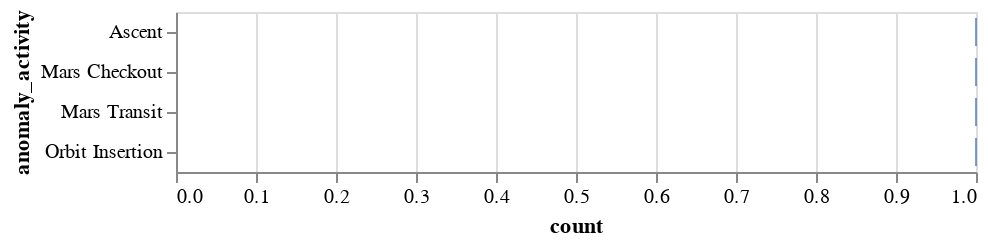

Notebook code cell kept with this figure:
### Code cell
df = mc_results.groupby("replicant", as_index=False)["anomaly_activity"].value_counts()

alt.Chart(df).mark_boxplot().encode(
    x = "count",
    y = "anomaly_activity"

)

### Figure 1 — Vega-Lite specification as saved in the notebook (floating-point values rounded to 4 significant figures)
{"config": {"view": {"continuousWidth": 400, "continuousHeight": 300}}, "data": {"name": "data-519ed3fec6744d76d3e8f795190203fc"}, "mark": "boxplot", "encoding": {"x": {"field": "count", "type": "quantitative"}, "y": {"field": "anomaly_activity", "type": "nominal"}}, "$schema": "https://vega.github.io/schema/vega-lite/v4.17.0.json", "datasets": {"data-519ed3fec6744d76d3e8f795190203fc": [{"replicant": 31, "anomaly_activity": "Orbit Insertion", "count": 1}, {"replicant": 79, "anomaly_activity": "Mars Transit", "count": 1}, {"replicant": 91, "anomaly_activity": "Ascent", "count": 1}, {"replicant": 144, "anomaly_activity": "Mars Checkout", "count": 1}, {"replicant": 183, "anomaly_activity": "Orbit Insertion", "count": 1}, {"replicant": 305, "anomaly_activity": "Mars Checkout", "count": 1}, {"replicant": 350, "anomaly_activity": "Ascent", "count": 1}, {"replicant": 409, "anomaly_activity": "Ascent", "count": 1}, {"replicant": 411, "anomaly_activity": "Ascent", "count": 1}, {"replicant": 464, "anomaly_activity": "Mars Transit", "count": 1}, {"replicant": 473, "anomaly_activity": "Orbit Insertion", "count": 1}, {"replicant": 550, "anomaly_activity": "Orbit Insertion", "count": 1}, {"replicant": 552, "anomaly_activity": "Ascent", "count": 1}, {"replicant": 566, "anomaly_activity": "Mars Checkout", "count": 1}, {"replicant": 648, "anomaly_activity": "Ascent", "count": 1}, {"replicant": 649, "anomaly_activity": "Ascent", "count": 1}, {"replicant": 655, "anomaly_activity": "Ascent", "count": 1}, {"replicant": 661, "anomaly_activity": "Ascent", "count": 1}, {"replicant": 754, "anomaly_activity": "Orbit Insertion", "count": 1}, {"replicant": 765, "anomaly_activity": "Mars Checkout", "count": 1}, {"replicant": 785, "anomaly_activity": "Ascent", "count": 1}, {"replicant": 890, "anomaly_activity": "Ascent", "count": 1}]}}
